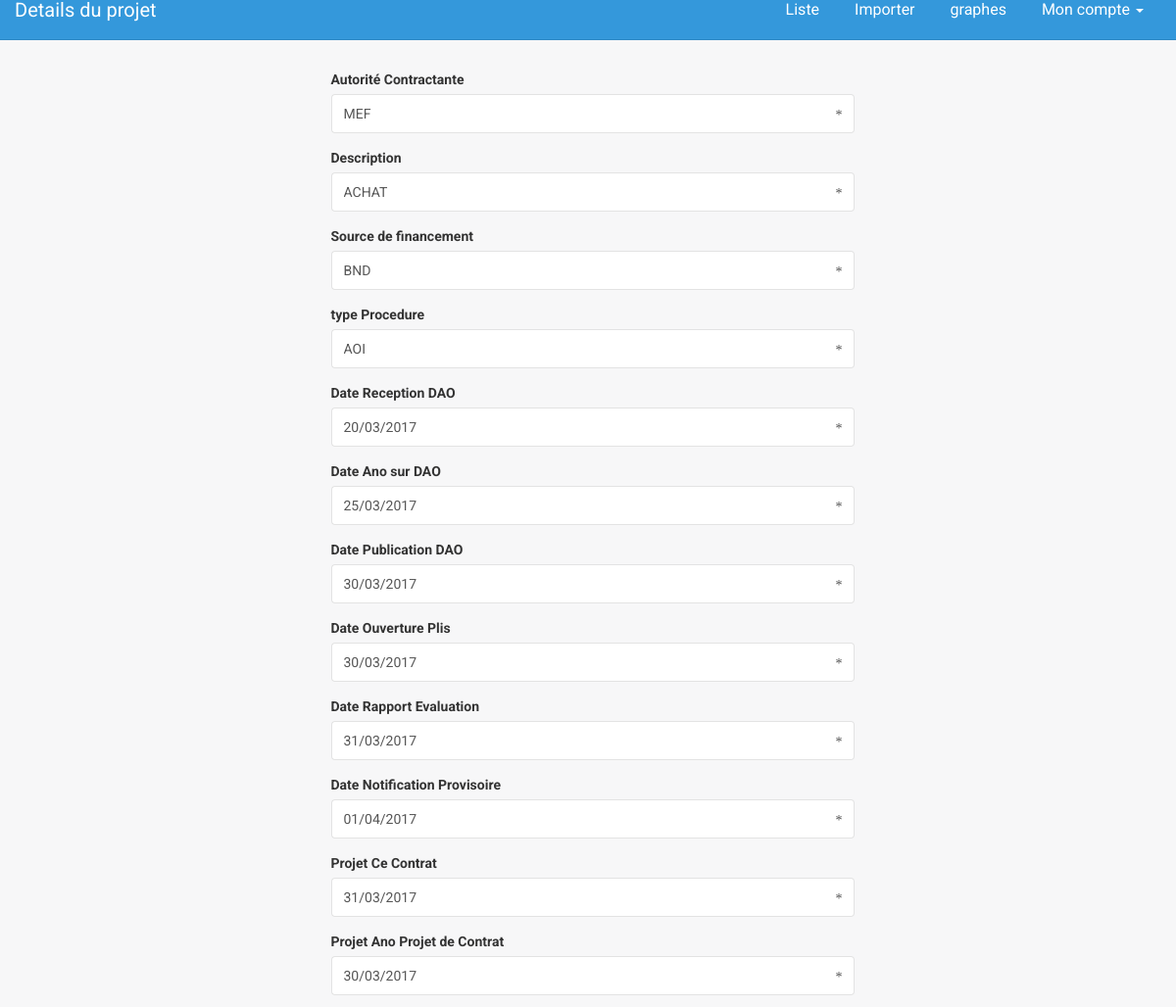
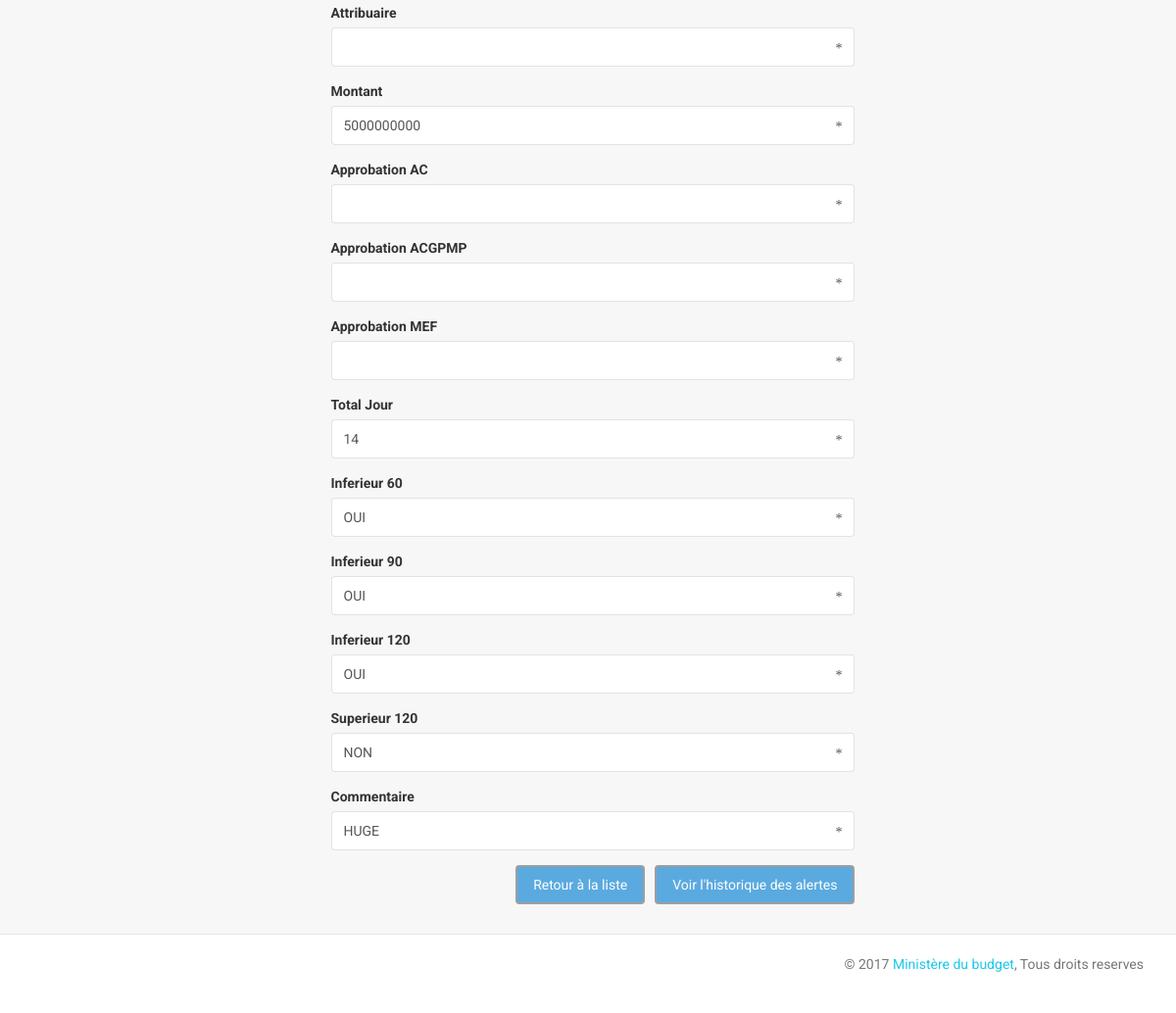
The app's page /projet.php?id=1 with its own data (2 pictures, top to bottom).
### tables this page shows
CREATE TABLE IF NOT EXISTS `projet` (
  `idProjet` int(11) NOT NULL AUTO_INCREMENT,
  `autoriteContractante` varchar(20) NOT NULL,
  `description` tinytext NOT NULL,
  `sourceFinancement` varchar(60) NOT NULL,
  `typeProcedure` varchar(20) NOT NULL,
  `dateReceptionDAO` varchar(20) NOT NULL,
  `dateAnoSurDAO` varchar(20) NOT NULL,
  `datePublicationDAO` varchar(20) NOT NULL,
  `dateOuverturePlis` varchar(20) NOT NULL,
  `dateRapportEvaluation` varchar(20) NOT NULL,
  `dateAnoSurRapEval` varchar(20) NOT NULL,
  `dateNotifProvisoir` varchar(20) NOT NULL,
  `projetNegoContrat` varchar(20) NOT NULL,
  `dateAnoProjetContrat` varchar(20) NOT NULL,
  `attribuaire` varchar(20) NOT NULL,
  `montant` varchar(25) NOT NULL,
  `approbationAC` varchar(20) NOT NULL,
  `approbationACGPMP` varchar(20) NOT NULL,
  `approbationMEF` varchar(20) NOT NULL,
  `totalJour` varchar(10) DEFAULT NULL,
  `inferieur60` varchar(10) NOT NULL,
  `inferieur90` varchar(10) NOT NULL,
  `inferieur120` varchar(10) NOT NULL,
  `superieur120` varchar(10) NOT NULL,
  `commentaire` tinytext NOT NULL,
  `dateInsertion` datetime NOT NULL,
  PRIMARY KEY (`idProjet`)
);

### projet.php (the view, shortened to what the rows shown need)
<!doctype html>
<html lang="en">
<head>
    <link href="assets/css/bootstrap.min.css" rel="stylesheet" />
    <link href="assets/css/animate.min.css" rel="stylesheet"/>
    <link href="assets/css/light-bootstrap-dashboard.css" rel="stylesheet"/>
    <link href="http://maxcdn.bootstrapcdn.com/font-awesome/4.2.0/css/font-awesome.min.css" rel="stylesheet">
    <link href="assets/css/pe-icon-7-stroke.css" rel="stylesheet" />
</head>
<body>
<div class="wrapper">
    <div class="main-panel">
		   <?php
			require_once('bd/Projet.php');
            require_once('bd/fonctions.inc.php');
			require_once('bd/CRUD.php');
			$obj_bdd = new CRUD ($bdd);
			$projet = $obj_bdd -> selectProjetById($_SESSION['id']);
            $res = etatProjet($_SESSION['id'], $obj_bdd);
			$autoriteContractante = ((isset($_POST['autoriteContractante']) && !empty($_POST['autoriteContractante'])) ? htmlspecialchars($_POST['autoriteContractante']) : ((isset($projet) && !empty($projet)) ? $projet -> getAutoriteContractante() : '' ));
            $description = ((isset($_POST['description']) && !empty($_POST['description'])) ? htmlspecialchars($_POST['description']) : ((isset($projet) && !empty($projet)) ? $projet -> getDescription() : '' ));
            $sourceFinancement = ((isset($_POST['sourceFinancement']) && !empty($_POST['sourceFinancement'])) ? htmlspecialchars($_POST['sourceFinancement']) : ((isset($projet) && !empty($projet)) ? $projet -> getsourceFinancement() : '' ));
            $typeProcedure = ((isset($_POST['typeProcedure']) && !empty($_POST['typeProcedure'])) ? htmlspecialchars($_POST['typeProcedure']) : ((isset($projet) && !empty($projet)) ? $projet -> gettypeProcedure() : '' ));
            $dateReceptionDAO = ((isset($_POST['dateReceptionDAO']) && !empty($_POST['dateReceptionDAO'])) ? htmlspecialchars($_POST['dateReceptionDAO']) : ((isset($projet) && !empty($projet)) ? $projet -> getDateReceptionDAO() : '' ));
            $dateAnoSurDAO = ((isset($_POST['dateAnoSurDAO']) && !empty($_POST['dateAnoSurDAO'])) ? htmlspecialchars($_POST['dateAnoSurDAO']) : ((isset($projet) && !empty($projet)) ? $projet -> getDateAnoSurDAO() : '' ));
            $datePublicationDAO = ((isset($_POST['datePublicationDAO']) && !empty($_POST['datePublicationDAO'])) ? htmlspecialchars($_POST['datePublicationDAO']) : ((isset($projet) && !empty($projet)) ? $projet -> getdatePublicationDAO() : '' ));
            $dateOuverturePlis = ((isset($_POST['dateOuverturePlis']) && !empty($_POST['dateOuverturePlis'])) ? htmlspecialchars($_POST['dateOuverturePlis']) : ((isset($projet) && !empty($projet)) ? $projet -> getDateOuverturePlis() : '' ));
            $dateRapportEvaluation = ((isset($_POST['dateRapportEvaluation']) && !empty($_POST['dateRapportEvaluation'])) ? htmlspecialchars($_POST['dateRapportEvaluation']) : ((isset($projet) && !empty($projet)) ? $projet -> getDateRapportEvaluation() : '' ));
            $dateNotifProvisoir = ((isset($_POST['dateNotifProvisoir']) && !empty($_POST['dateNotifProvisoir'])) ? htmlspecialchars($_POST['dateNotifProvisoir']) : ((isset($projet) && !empty($projet)) ? $projet -> getDateNotifProvisoir() : '' ));
            $projetNegoContrat = ((isset($_POST['projetNegoContrat']) && !empty($_POST['projetNegoContrat'])) ? htmlspecialchars($_POST['projetNegoContrat']) : ((isset($projet) && !empty($projet)) ? $projet -> getProjetNegoContrat() : '' ));
            $dateAnoProjetContrat = ((isset($_POST['dateAnoProjetContrat']) && !empty($_POST['dateAnoProjetContrat'])) ? htmlspecialchars($_POST['dateAnoProjetContrat']) : ((isset($projet) && !empty($projet)) ? $projet -> getDateAnoProjetContrat() : '' ));
            $montant = ((isset($_POST['montant']) && !empty($_POST['montant'])) ? htmlspecialchars($_POST['montant']) : ((isset($projet) && !empty($projet)) ? $projet -> getMontant() : '' ));
            $commentaire = ((isset($_POST['commentaire']) && !empty($_POST['commentaire'])) ? htmlspecialchars($_POST['commentaire']) : ((isset($projet) && !empty($projet)) ? $projet -> getCommentaire() : '' ));
			?>
        <div class="content">
		 <div class="container-fluid" style="margin-left:25%;" >
		<form role="form" action = 'data.php' method='POST'>
            <div class="col-lg-8 center">
              <div class="form-group">
                    <div class="input-group">
                        <input type="text" class="form-control" name="autoriteContractante" id="autoriteContractante" placeholder="Autorité Contractante "   <?php echo"value='$autoriteContractante'" ;?> >
                        <span class="input-group-addon"><span class="glyphicon glyphicon-asterisk"></span></span>
                    </div>
                </div>
                <div class="form-group">
                    <div class="input-group">
                        <input type="text" class="form-control" name="description" id="description" placeholder="Desciption"  <?php echo"value='$description'" ;?> >
                        <span class="input-group-addon"><span class="glyphicon glyphicon-asterisk"></span></span>
                    </div>
                </div>
				<div class="form-group">
                    <div class="input-group">
                        <input type="text" class="form-control" name="sourceFinancement" id="sourceFinancement" placeholder="sourceFinancement"   <?php echo"value='$sourceFinancement'" ;?>>
                        <span class="input-group-addon"><span class="glyphicon glyphicon-asterisk"></span></span>
                    </div>
                </div>
				<div class="form-group">
                    <div class="input-group">
                        <input type="text" class="form-control" name="typeProcedure" id="typeProcedure" placeholder="typeProcedure"  <?php echo"value='$typeProcedure'" ;?> >
                        <span class="input-group-addon"><span class="glyphicon glyphicon-asterisk"></span></span>
                    </div>
                </div>
                <div class="form-group">
                    <div class="input-group">
                        <input type="text" class="form-control" name="dateReceptionDAO" id="dateReceptionDAO"   <?php echo"value='$dateReceptionDAO'" ;?> >
                        <span class="input-group-addon"><span class="glyphicon glyphicon-asterisk"></span></span>
                    </div>
                </div>
				 <div class="form-group">
                    <div class="input-group">
                        <input type="text" class="form-control" name="dateAnoSurDAO" id="dateAnoSurDAO" placeholder="date ano sur DAO"   <?php echo"value='$dateAnoSurDAO'" ;?> >
                        <span class="input-group-addon"><span class="glyphicon glyphicon-asterisk"></span></span>
                    </div>
                </div>
                <div class="form-group">
                    <div class="input-group">
                        <input type="text" class="form-control" name="datePublicationDAO" id="datePublicationDAO"   <?php echo"value='$datePublicationDAO'" ;?> >
                        <span class="input-group-addon"><span class="glyphicon glyphicon-asterisk"></span></span>
                    </div>
                </div>
                 <div class="form-group">
                    <div class="input-group">
                        <input type="text" class="form-control" name="dateOuverturePlis" id="dateOuverturePlis"   <?php echo"value='$dateOuverturePlis'" ;?> >
                        <span class="input-group-addon"><span class="glyphicon glyphicon-asterisk"></span></span>
                    </div>
                </div>
                <div class="form-group">
                    <div class="input-group">
                        <input type="text" class="form-control" name="dateRapportEvaluation" id="dateRapportEvaluation"   <?php echo"value='$dateRapportEvaluation'" ;?> >
                        <span class="input-group-addon"><span class="glyphicon glyphicon-asterisk"></span></span>
                    </div>
                </div>
                 <div class="form-group">
                    <div class="input-group">
                        <input type="text" class="form-control" name="dateNotifProvisoir" id="dateNotifProvisoir"   <?php echo"value='$dateNotifProvisoir'" ;?> >
                        <span class="input-group-addon"><span class="glyphicon glyphicon-asterisk"></span></span>
                    </div>
                </div>
                 <div class="form-group">
                    <div class="input-group">
                        <input type="text" class="form-control" name="projetNegoContrat" id="projetNegoContrat"   <?php echo"value='$projetNegoContrat'" ;?> >
                        <span class="input-group-addon"><span class="glyphicon glyphicon-asterisk"></span></span>
                    </div>
                </div>
                <div class="form-group">
                    <div class="input-group">
                        <input type="text" class="form-control" name="dateAnoProjetContrat" id="dateAnoProjetContrat"   <?php echo"value='$dateAnoProjetContrat'" ;?> >
                        <span class="input-group-addon"><span class="glyphicon glyphicon-asterisk"></span></span>
                    </div>
                </div>
                <div class="form-group">
                    <div class="input-group">
                        <input type="text" class="form-control" name="montant" id="montant" placeholder="Montant"   <?php echo"value='$montant'" ;?>>
                        <span class="input-group-addon"><span class="glyphicon glyphicon-asterisk"></span></span>
                    </div>
                </div>
				<div class="form-group">
                    <div class="input-group">
                        <input type="text" class="form-control" name="commentaire" id="commentaire" placeholder="commentaire"  <?php echo"value='$commentaire'" ;?> >
                        <span class="input-group-addon"><span class="glyphicon glyphicon-asterisk"></span></span>
                    </div>
                </div>
            </div>
        </form>
		 </div>
        </div>
    </div>
</div>
</body>
</html>

### records on screen
projet: autoriteContractante "MEF", description "ACHAT", sourceFinancement "BND", typeProcedure "AOI", dateReceptionDAO "20/03/2017", dateAnoSurDAO "25/03/2017", datePublicationDAO "30/03/2017", dateOuverturePlis "30/03/2017", dateRapportEvaluation "31/03/2017", dateNotifProvisoir "01/04/2017", projetNegoContrat "31/03/2017", dateAnoProjetContrat "30/03/2017", montant "5000000000", commentaire "HUGE"

### other values on screen
$page_title "Details du projet"
